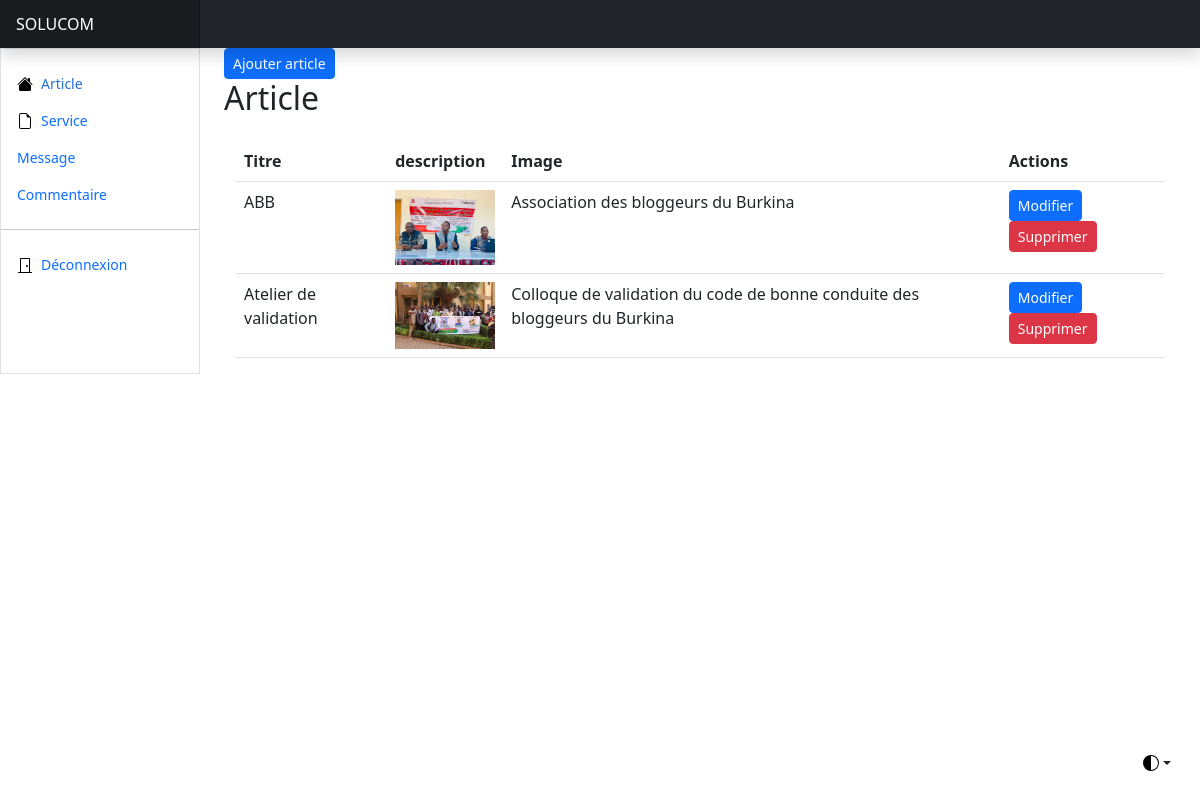
The app's page /article.php with its own data.
### tables this page shows
CREATE TABLE `article` (
  `id` int(11) NOT NULL,
  `image` varchar(255) NOT NULL,
  `titre` varchar(255) NOT NULL,
  `description` varchar(255) NOT NULL
);

### article.php (the view, shortened to what this page needs)
<!DOCTYPE html>
<html lang="en" data-bs-theme="auto">
  <head>
    <link href="bootstrap.min.css" rel="stylesheet" />
    <link
      href="https://cdn.jsdelivr.net/npm/bootstrap-icons@1.10.3/font/bootstrap-icons.css"
      rel="stylesheet"
    />
    <link href="dashboard.css" rel="stylesheet" />
  </head>
  <body>
    <div
      class="dropdown position-fixed bottom-0 end-0 mb-3 me-3 bd-mode-toggle"
    >
      <button
        class="btn btn-bd-primary py-2 dropdown-toggle d-flex align-items-center"
        id="bd-theme"
        type="button"
        aria-expanded="false"
        data-bs-toggle="dropdown"
        aria-label="Toggle theme (auto)"
      >
        <svg class="bi my-1 theme-icon-active" width="1em" height="1em">
          <use href="#circle-half"></use>
        </svg>
      </button>
    </div>
    <header
      class="navbar sticky-top bg-dark flex-md-nowrap p-0 shadow"
      data-bs-theme="primary"
    >
      <a
        class="navbar-brand col-md-3 col-lg-2 me-0 px-3 fs-6 text-white"
        href="#"
        >SOLUCOM</a
      >
    </header>
    <div class="container-fluid">
      <div class="row">
        <div
          class="sidebar border border-right col-md-3 col-lg-2 p-0 bg-body-tertiary"
        >
          <div
            class="offcanvas-lg offcanvas-end bg-body-tertiary"
            tabindex="-1"
            id="sidebarMenu"
            aria-labelledby="sidebarMenuLabel"
          >
            <div
              class="offcanvas-body d-md-flex flex-column p-0 pt-lg-3 overflow-y-auto"
            >
              <ul class="nav flex-column">
                <li class="nav-item">
                  <a
                    class="nav-link d-flex align-items-center gap-2 active"
                    aria-current="page"
                    href="ajout_article.php"
                  >
                    <svg class="bi"><use xlink:href="#house-fill" /></svg>
                    Article
                  </a>
                </li>
                <li class="nav-item">
                  <a class="nav-link d-flex align-items-center gap-2" href="service.php">
                    <svg class="bi"><use xlink:href="#file-earmark" /></svg>
                    Service
                  </a>
                </li>
                <li class="nav-item">
                  <a class="nav-link d-flex align-items-center gap-2" href="message.php">
                    Message
                  </a>
                </li>
                <li class="nav-item">
                  <a class="nav-link d-flex align-items-center gap-2" href="commentaire.php">
                    Commentaire
                  </a>
                </li>
              </ul>
              <hr class="my-3" />
              <ul class="nav flex-column mb-auto">
                <li class="nav-item">
                  <a class="nav-link d-flex align-items-center gap-2" href="déconnexion.php">
                    <svg class="bi"><use xlink:href="#door-closed" /></svg>
                    Déconnexion
                  </a>
                </li>
              </ul>
            </div>
          </div>
        </div>
        <main class="col-md-9 ms-sm-auto col-lg-10 px-md-4">
        <a href="ajout_article.php" class='btn btn-primary btn-sm'>Ajouter article</a>
        <h2>Article</h2>
        <div class="container mt-4">
    <table class="table">
      <thead>
        <tr>
          <th>Titre</th>
          <th>description</th>
          <th>Image</th>
          <th>Actions</th>
        </tr>
      </thead>
      <tbody>
        <?php
        $servername = "localhost";
        $username = "root";
        $password = "";
        $dbname = "solucom";
        $conn = new mysqli($servername, $username, $password, $dbname);
        $sql = "SELECT id, titre, image, description FROM article";
        $result = $conn->query($sql);
        if ($result->num_rows > 0) {
            while($row = $result->fetch_assoc()) {
                echo "<tr>";
                echo "<td>" . $row["titre"] . "</td>";
                echo "<td><img src='uploads/" . $row["image"] . "' alt='Service Image' style='max-width: 100px;'></td>";
                echo "<td>" . $row["description"] . "</td>";
                echo "<td>";
                echo "<a href='modif_article.php?id=" . $row["id"] . "' class='btn btn-primary btn-sm'>Modifier</a>";
                echo "<a href='supprimer_article.php?id=" . $row["id"] . "' class='btn btn-danger btn-sm ml-2'>Supprimer</a>";
                echo "</td>";
                echo "</tr>";
            }
        } else {
            echo "<tr><td colspan='3'>Aucun article trouvé.</td></tr>";
        }
        ?>
      </tbody>
    </table>
  </div>
        </body>
  </body>
</html>

### dashboard.css (style rules this page uses)
.bi { display: inline-block; width: 1rem; height: 1rem; }
@media (min-width: 768px) { .sidebar .offcanvas-lg { position: -webkit-sticky; position: sticky; top: 48px; } }
.sidebar .nav-link { font-size: .875rem; font-weight: 500; }
.sidebar .nav-link.active { color: #2470dc; }
.navbar-brand { padding-top: .75rem; padding-bottom: .75rem; background-color: rgba(0, 0, 0, .25); box-shadow: inset -1px 0 0 rgba(0, 0, 0, .25); }

### records on screen
article: titre "ABB", image (picture), description "Association des bloggeurs du Burkina"
article: titre "Atelier de validation", image (picture), description "Colloque de validation du code de bonne conduite des bloggeurs du Burkina"
